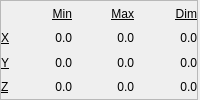
  <widget class="QDockWidget" name="toolPathBoundsDockWidget">
   <property name="maximumSize">
    <size>
     <width>300</width>
     <height>125</height>
    </size>
   </property>
   <property name="features">
    <set>QDockWidget::DockWidgetClosable|QDockWidget::DockWidgetMovable</set>
   </property>
   <property name="windowTitle">
    <string>Tool Path Bounds</string>
   </property>
   <attribute name="dockWidgetArea">
    <number>2</number>
   </attribute>
   <widget class="QWidget" name="dockWidgetContents">
    <layout class="QVBoxLayout" name="verticalLayout_22">
     <property name="spacing">
      <number>0</number>
     </property>
     <property name="leftMargin">
      <number>0</number>
     </property>
     <property name="topMargin">
      <number>0</number>
     </property>
     <property name="rightMargin">
      <number>2</number>
     </property>
     <property name="bottomMargin">
      <number>0</number>
     </property>
     <item>
      <widget class="QFrame" name="frame">
       <property name="frameShape">
        <enum>QFrame::StyledPanel</enum>
       </property>
       <property name="frameShadow">
        <enum>QFrame::Raised</enum>
       </property>
       <layout class="QVBoxLayout" name="verticalLayout_18">
        <property name="spacing">
         <number>0</number>
        </property>
        <property name="leftMargin">
         <number>0</number>
        </property>
        <property name="topMargin">
         <number>0</number>
        </property>
        <property name="rightMargin">
         <number>0</number>
        </property>
        <property name="bottomMargin">
         <number>0</number>
        </property>
        <item>
         <layout class="QGridLayout" name="gridLayout_6" columnstretch="0,1,1,1">
          <item row="0" column="1">
           <widget class="QLabel" name="label">
            <property name="font">
             <font>
              <underline>true</underline>
             </font>
            </property>
            <property name="text">
             <string>Min</string>
            </property>
            <property name="alignment">
             <set>Qt::AlignRight|Qt::AlignTrailing|Qt::AlignVCenter</set>
            </property>
           </widget>
          </item>
          <item row="0" column="2">
           <widget class="QLabel" name="label_4">
            <property name="font">
             <font>
              <underline>true</underline>
             </font>
            </property>
            <property name="text">
             <string>Max</string>
            </property>
            <property name="alignment">
             <set>Qt::AlignRight|Qt::AlignTrailing|Qt::AlignVCenter</set>
            </property>
           </widget>
          </item>
          <item row="0" column="3">
           <widget class="QLabel" name="label_6">
            <property name="font">
             <font>
              <underline>true</underline>
             </font>
            </property>
            <property name="text">
             <string>Dim</string>
            </property>
            <property name="alignment">
             <set>Qt::AlignRight|Qt::AlignTrailing|Qt::AlignVCenter</set>
            </property>
           </widget>
          </item>
          <item row="1" column="0">
           <widget class="QLabel" name="label_7">
            <property name="font">
             <font>
              <underline>true</underline>
             </font>
            </property>
            <property name="text">
             <string>X</string>
            </property>
           </widget>
          </item>
          <item row="1" column="1">
           <widget class="QLabel" name="toolPathBoundsXMinLabel">
            <property name="text">
             <string>0.0</string>
            </property>
            <property name="alignment">
             <set>Qt::AlignRight|Qt::AlignTrailing|Qt::AlignVCenter</set>
            </property>
           </widget>
          </item>
          <item row="1" column="2">
           <widget class="QLabel" name="toolPathBoundsXMaxLabel">
            <property name="text">
             <string>0.0</string>
            </property>
            <property name="alignment">
             <set>Qt::AlignRight|Qt::AlignTrailing|Qt::AlignVCenter</set>
            </property>
           </widget>
          </item>
          <item row="1" column="3">
           <widget class="QLabel" name="toolPathBoundsXDimLabel">
            <property name="text">
             <string>0.0</string>
            </property>
            <property name="alignment">
             <set>Qt::AlignRight|Qt::AlignTrailing|Qt::AlignVCenter</set>
            </property>
           </widget>
          </item>
          <item row="2" column="0">
           <widget class="QLabel" name="label_8">
            <property name="font">
             <font>
              <underline>true</underline>
             </font>
            </property>
            <property name="text">
             <string>Y</string>
            </property>
           </widget>
          </item>
          <item row="2" column="1">
           <widget class="QLabel" name="toolPathBoundsYMinLabel">
            <property name="text">
             <string>0.0</string>
            </property>
            <property name="alignment">
             <set>Qt::AlignRight|Qt::AlignTrailing|Qt::AlignVCenter</set>
            </property>
           </widget>
          </item>
          <item row="2" column="2">
           <widget class="QLabel" name="toolPathBoundsYMaxLabel">
            <property name="text">
             <string>0.0</string>
            </property>
            <property name="alignment">
             <set>Qt::AlignRight|Qt::AlignTrailing|Qt::AlignVCenter</set>
            </property>
           </widget>
          </item>
          <item row="2" column="3">
           <widget class="QLabel" name="toolPathBoundsYDimLabel">
            <property name="text">
             <string>0.0</string>
            </property>
            <property name="alignment">
             <set>Qt::AlignRight|Qt::AlignTrailing|Qt::AlignVCenter</set>
            </property>
           </widget>
          </item>
          <item row="3" column="0">
           <widget class="QLabel" name="label_9">
            <property name="font">
             <font>
              <underline>true</underline>
             </font>
            </property>
            <property name="text">
             <string>Z</string>
            </property>
           </widget>
          </item>
          <item row="3" column="1">
           <widget class="QLabel" name="toolPathBoundsZMinLabel">
            <property name="text">
             <string>0.0</string>
            </property>
            <property name="alignment">
             <set>Qt::AlignRight|Qt::AlignTrailing|Qt::AlignVCenter</set>
            </property>
           </widget>
          </item>
          <item row="3" column="2">
           <widget class="QLabel" name="toolPathBoundsZMaxLabel">
            <property name="text">
             <string>0.0</string>
            </property>
            <property name="alignment">
             <set>Qt::AlignRight|Qt::AlignTrailing|Qt::AlignVCenter</set>
            </property>
           </widget>
          </item>
          <item row="3" column="3">
           <widget class="QLabel" name="toolPathBoundsZDimLabel">
            <property name="text">
             <string>0.0</string>
            </property>
            <property name="alignment">
             <set>Qt::AlignRight|Qt::AlignTrailing|Qt::AlignVCenter</set>
            </property>
           </widget>
          </item>
         </layout>
        </item>
       </layout>
      </widget>
     </item>
    </layout>
   </widget>
  </widget>
